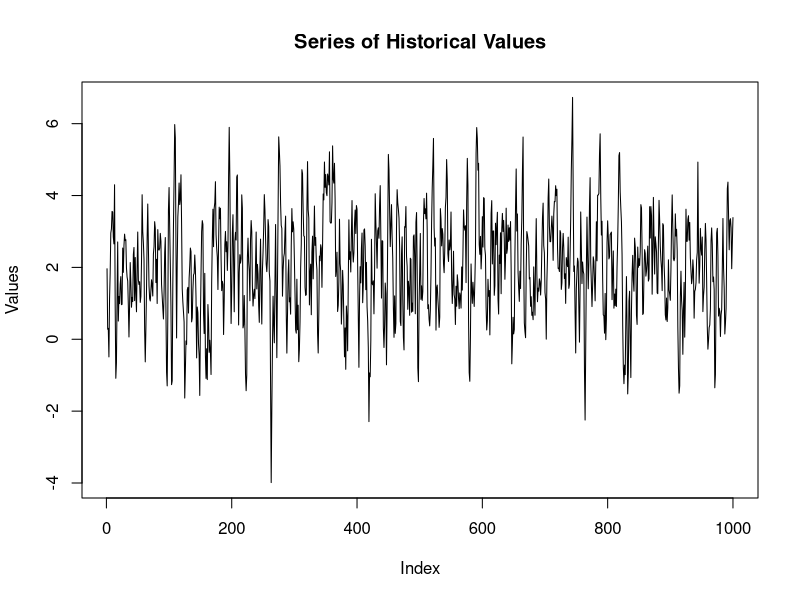
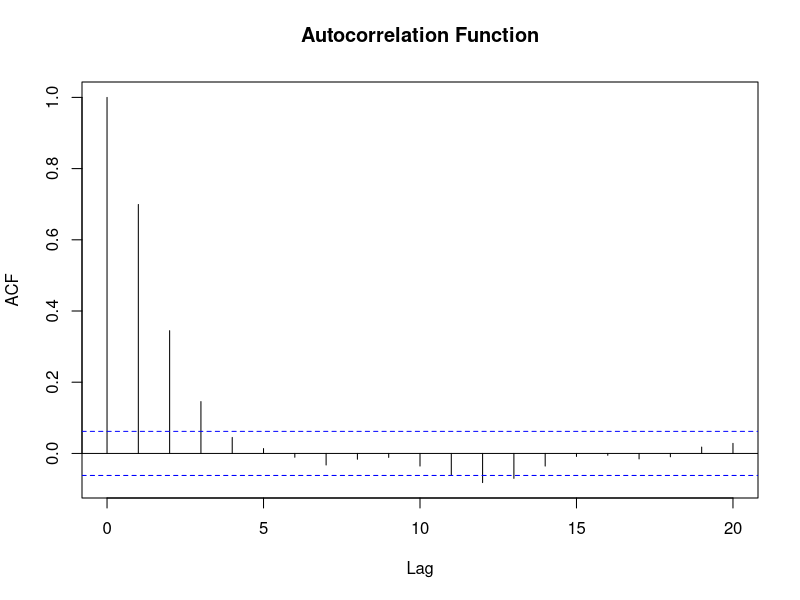
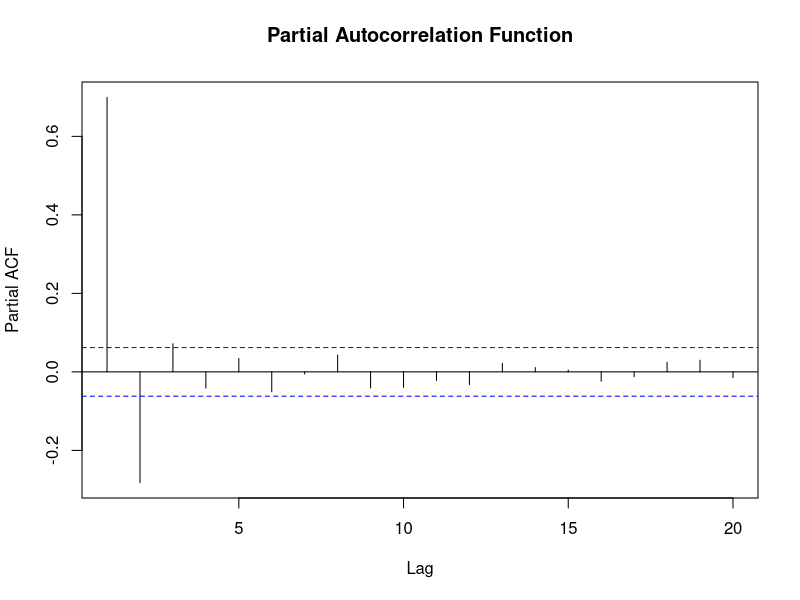
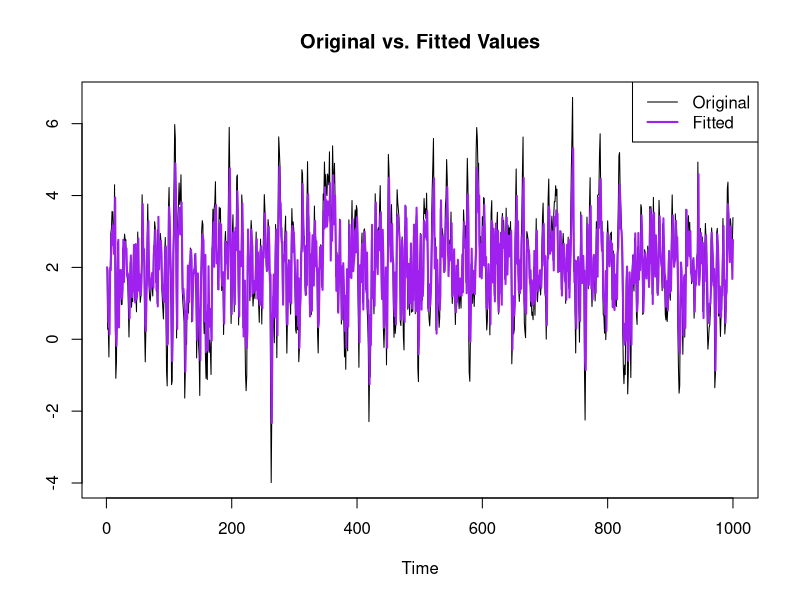

Generate these figures, in order, with R:
if (!requireNamespace("stats", quietly = TRUE)) {
    install.packages("stats")
}
if (!requireNamespace("forecast", quietly = TRUE)) {
    install.packages("forecast")
}

# install.packages("tseries")
library(tseries)
library(forecast)
library(stats)


data <- read.csv("Data3.csv", header = FALSE)
# a)
plot(data$V1,
    type = "l", xlab = "Index", ylab = "Values",
    main = "Series of Historical Values"
)
# b)
acf(data$V1, main = "Autocorrelation Function", lag.max = 20)
pacf(data$V1, main = "Partial Autocorrelation Function", lag.max = 20)

# c)
# chose p = 2 because lag 2
# has two spikes between acf and pacf

# chose d=0 because data does not show
# strong correlation at lag=1

# chose q=1 because signifcant spike at lag 1
# at acf and indicates some remaing autocorrelation
# that can be captured by MA(1)
arima_model <- arima(data$V1, order = c(2, 0, 1))
fitted_values <- fitted(arima_model)

# Plot original time series and fitted values
ts.plot(data$V1, fitted_values, col = c("black", "purple"), lty = 1, lwd = c(1, 2), main = "Original vs. Fitted Values")

# Add legend
legend("topright", legend = c("Original", "Fitted"), col = c("black", "purple"), lty = 1, lwd = c(1, 2))

# d) 
summary(arima_model)

# Coefficients given: 
# ar1: 0.5919 => \phi_1
# ar2: -0.0676 => \phi_2 
# ma1: 0.3314 => \theta_1 
# intercept: 2.0217 => c
# Formula: 
# Y_t = c + \phi_1 Y_{t-1} + \phi_2 Y_{t-2} + \theta_1 \epsilon_{t-1} + \epsilon_t